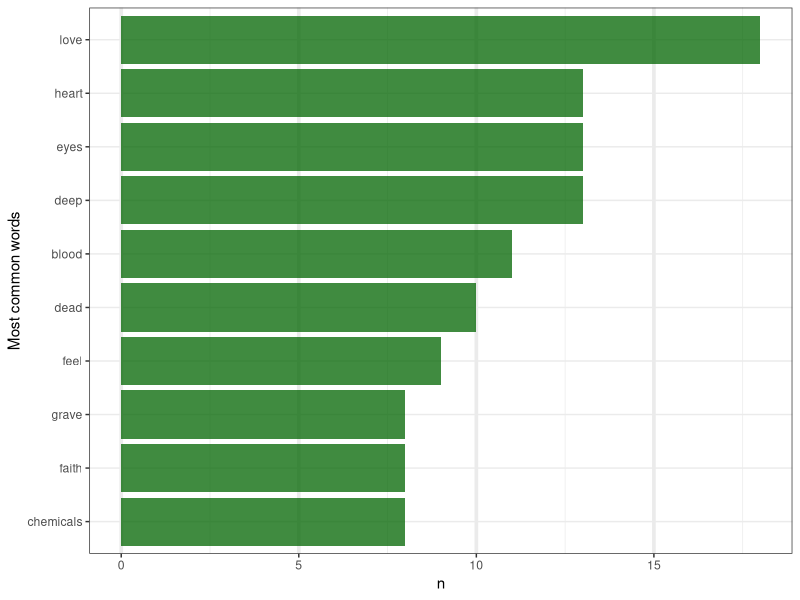
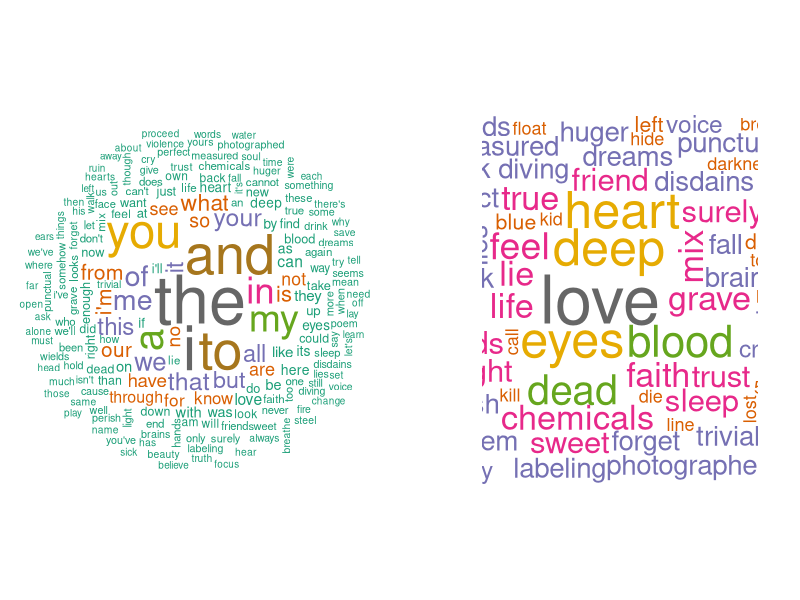
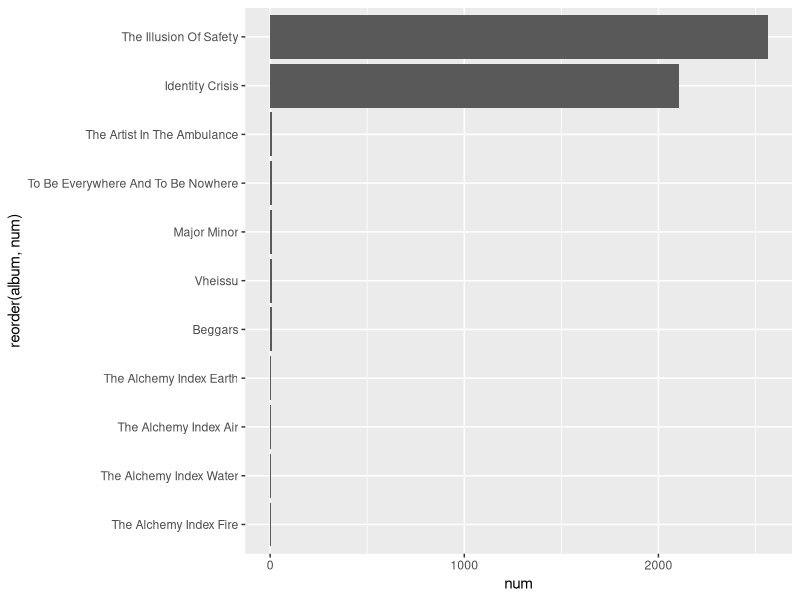
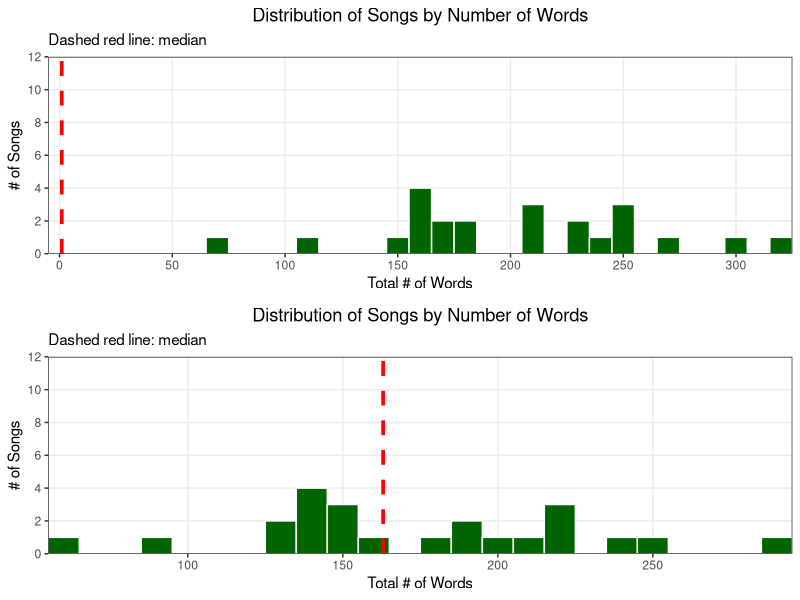
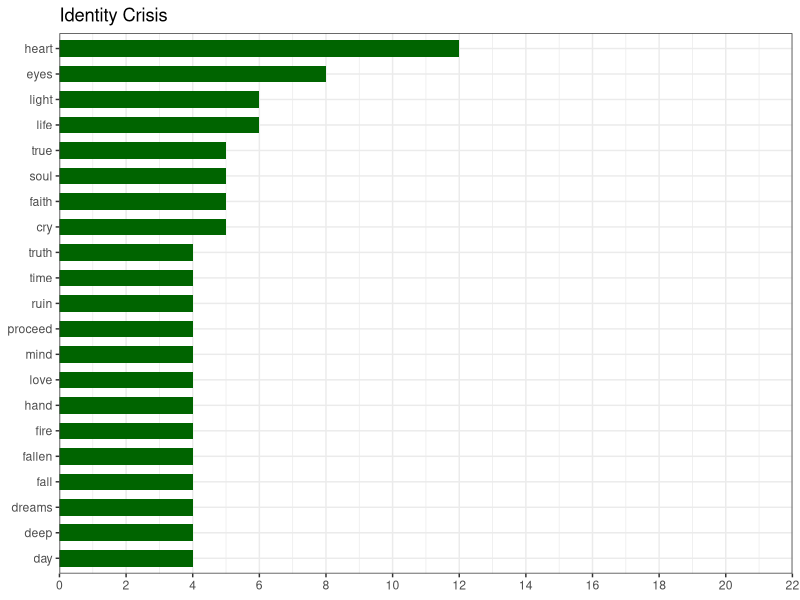
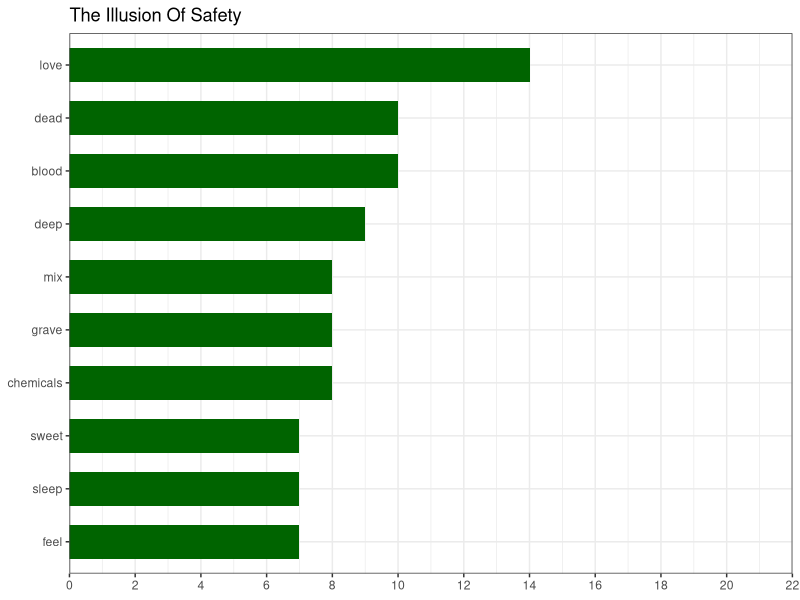

Recreate these plots in R, in order. (Note: this script raises an error after producing the figures.)
# Packages:
library(tidyverse)
library(tidytext)
library(lubridate)
library(stringr)

library(gplots)
library(ggrepel)
library(scales)
library(gridExtra)

# load dataset ------------------------------------------------------------

df <- read.csv('thrice.df.csv', header=TRUE, stringsAsFactors = FALSE)

df <- df %>% 
       mutate(album = factor(album, levels = unique(album)),
              length = ms(length),
              lengthS = seconds(length))

glimpse(df)
# both length and lengthS are now Period/S4 variables!
# album is a factor!


# Lyrics analysis ---------------------------------------------------------

df <- df %>%
  mutate(numLines = str_count(lyrics, '<br>') + 1,       # num of lines per song
         numWord = str_count(lyrics, ' ') + 1)           # num of words per song
     
# how accurate are the numLines and numWord counts?
# comparison when unnest lyrics by line and word in later section of this article!

# lyrics separated by line, "<br>" tag
# uninterested in looking at line counts so split into lines on each <br> tag 
# and then unnest each word from each "line" of lyrics

wordToken <-  df %>%
  unnest_tokens(line, lyrics, token = stringr::str_split, pattern = ' <br>') %>%   # take out <br> tags
  unnest_tokens(word, line) %>% 
  mutate(wordCount = row_number()) %>%    # count of words in order of line, song, album
  select(-numLines, -numWord)             # take out numLines and numWord, can calculate independtly later

glimpse(wordToken)
# uncleaned unigrams containing all 'stop words' such as 'I', 'you', 'we', 'very', etc. etc.


countWord <- wordToken %>% count(word, sort=TRUE)
countWord  %>% head(10)
# 'the' is most common....

# Include stop_words ------------------------------------------------------

data("stop_words")
stop_words         # data base of 'stop words' to clean unigrams.

stop_words %>% head(5)

wordToken2 <- wordToken %>% 
  anti_join(stop_words) %>%                 
  # use anti-join to take out words in wordToken that appear in stop_words
  select(-wordCount) %>%     # won't need wordCount
  arrange(ID)  # or track_num essentially same thing

countWord2 <- wordToken2 %>% count(word, sort=TRUE)

countWord2 %>% head(10)
# with no stop words, 'eyes', ''ll', ''ve', and 'love', 'light' are most common
# interesting in -light- of the fact that sentiment-score wise Thrice songs are overtly negative...
# we'll see more of that in Part 3

# graph of top words (no stop words) ####
countWord2 %>% head(10) %>% 
  ggplot(aes(reorder(word, n), n)) + 
  geom_bar(stat = "identity", fill = "darkgreen", alpha = 0.75) +
  xlab("Most common words") +
  coord_flip() +
  theme_bw() +
  theme(panel.grid.major.x = element_line(size = 1.25))

# WORD CLOUD (comparison stop vs. no-stop)   ####
library(wordcloud)
layout(matrix(c(1,2),1,2, byrow = TRUE))

wordcloud(words = countWord$word, freq = countWord$n, random.order = FALSE, max.words = 200, 
          colors = brewer.pal(8, "Dark2"), use.r.layout = TRUE)

# compare with wordcloud without stop_words!
wordcloud(countWord2$word, countWord2$n, random.order = FALSE, max.words = 200,
          colors = brewer.pal(8, "Dark2"), use.r.layout = TRUE)
# looks much better!


####    Explore dataset with dplyr verbs!   ####

# several ways to do this as shown in Part 1 using n_distinct() on `title`...
# the `n()` function specifically counts the # of obsv in the current group and can only be
# used inside summarize(), mutate(), and filter()
df %>% summarise(num_songs = n()) # 103 songs in total, as each row = 1 song

# another example of n(), usage in conjunction with group_by()
# songs per album (by order of # of songs desc) >>> did this in part 1
df %>% group_by(album) %>% 
  summarise(num_songs = n()) %>% 
  arrange(desc(num_songs)) 

# song with most # of lines
df %>% group_by(title) %>%
  select(title, numLines) %>% 
  arrange(desc(numLines)) %>% 
  head(10)

# album with most # of lines
df %>% group_by(album) %>% 
  summarize(lines = sum(numLines)) %>% 
  arrange(desc(lines))

# words per song?
df %>% group_by(title) %>% 
  select(title, album, numWord) %>% 
  arrange(desc(numWord))    
# - The Weight has the most words (all incl. stop words)... also includes <br> though...
# - need to use wordToken instead of wordToken2 as stop_words should be included for sum
wordToken %>% 
  select(title, word) %>% 
  group_by(title) %>% 
  summarize(num_word = n()) %>% 
  arrange(desc(num_word))

# words per album?
aggregate(df$numWord, by = list(df$album), FUN = sum) %>% 
  arrange(desc(x))   
# instrumentals still count the blank as 1, but insignificant.
# numWord by album
df %>% group_by(album) %>% 
  summarize(num = sum(numWord)) %>% 
  arrange(desc(num)) %>% 
  ggplot(aes(reorder(album, num), num)) + geom_bar(stat = "identity") + coord_flip()

wordToken %>% 
  select(album, word) %>% 
  group_by(album) %>% 
  summarize(num_word = n()) %>% 
  arrange(desc(num_word))

# using count of "word" in unnested wordToken 
# and original df "numWord" estimates similar enough...


# random stuff
df %>% 
  filter(album == "Vheissu") %>% 
  select(numWord) %>% 
  sum()

sum(str_count(df$lyrics, "<br>"))   # 2562 breaks in total

sum(str_count(df$lyrics, "light"))
wordToken$word[wordToken$word == "light"]

wordToken2 %>% 
  str_count("light") %>% 
  sum()
# number of times "light" appears in lyrics of song (desc. order)

df %>% 
  mutate(number = str_count(lyrics, pattern = "light")) %>% 
  select(title, album, number) %>% 
  arrange(desc(number)) %>% 
  head(15)

df %>% 
  filter(title == "The Weight") %>% 
  select(album, title, numWord, numLines)
# 421
wordToken %>% 
  filter(title == "The Weight") %>% 
  summarize(num_word = n())    # count rows, in this case: one row = one word
# 383

# most frequent word in each song ####
wordToken2 %>% 
  group_by(title) %>% 
  count(word) %>% 
  arrange(desc(n))

# "I'll" in Black Honey >>> song about
# "image" and "invisible" in "Image of the Invisible" >>> given as shouted out during the chorus numerous
# times in the song... To consider: skewed toward phrases repeated in chorus!

# WordsPerNoStop
df %>%
  mutate(lyrics = str_replace_all(lyrics, '\'', ' ')) %>%
  unnest_tokens(line, lyrics, token = stringr::str_split, pattern = ' <br>') %>% 
  unnest_tokens(word, line) %>%
  anti_join(stop_words) %>%           # filter stop words
  group_by(title) %>% 
  summarize(wordcounts = n()) %>% 
  arrange(desc(wordcounts))

# Distribution of Songs by # of Words     same as above^ but not as accurate?
medianWord <- median(df$numWord)
one <- df %>% 
  ggplot(., aes(x = numWord)) +
  geom_histogram(binwidth = 10,
                 color = 'white',
                 fill = 'darkgreen') +
  geom_vline(aes(xintercept = medianWord), colour = "red", linetype = "dashed", size = 1.25) +
  scale_y_continuous(breaks = pretty_breaks(), expand = c(0, 0), limits = c(0, 12)) +
  scale_x_continuous(breaks = pretty_breaks(), expand = c(0, 0)) +
  xlab('Total # of Words') +
  ylab('# of Songs') +
  labs(title = 'Distribution of Songs by Number of Words', 
       subtitle = 'Dashed red line: median') + 
  theme_bw() +
  theme(panel.grid.minor = element_blank(), 
        plot.title = element_text(hjust = 0.5))

# WordsPerSong
WordsPerSong <- wordToken %>%      # NOT filter stop words (included in the lyrics for the total count)
  group_by(title) %>% 
  summarize(wordcounts = n()) %>%    #
  arrange(desc(wordcounts))

# Histogram of Word counts (per Song)   >>>> same as in uni-bi-tri section...
two <- WordsPerSong %>% 
  ggplot(aes(x = wordcounts)) + 
  geom_histogram(binwidth = 10, color = "white", fill = "darkgreen") +
  geom_vline(xintercept = median(WordsPerSong$wordcounts), color = "red", linetype = "dashed", size = 1.25) +
  scale_y_continuous(breaks = pretty_breaks(), expand = c(0, 0), limits = c(0, 12)) +
  scale_x_continuous(breaks = pretty_breaks(), expand = c(0, 0)) +
  xlab('Total # of Words') +
  ylab('# of Songs') +
  labs(title = 'Distribution of Songs by Number of Words', 
       subtitle = 'Dashed red line: median') + 
  theme_bw() +
  theme(panel.grid.minor = element_blank(), 
        plot.title = element_text(hjust = 0.5))

# compare accuracy of numWord method used...
grid.arrange(one, two)
# crucial difference: WordsPerSong filter out instrumentals all together!
# df includes instrumentals and has counted as 1

# most frequent unigrams per album: ####
# nested on albums!

word_count_nested <- wordToken2 %>% 
  group_by(album, word) %>% 
  summarize(count = n()) %>% 
  top_n(10) %>% 
  arrange(album, desc(count)) %>% 
  nest() 

word_count_nested$data

word_count_nested$data[[1]]

library(scales)
word_count_nested <- word_count_nested %>% 
  mutate(plot = map2(data, album, 
                     ~ggplot(data = .x) +
           geom_bar(aes(reorder(word, count), count), 
                    stat = "identity", fill = "darkgreen", width = 0.65) +
           scale_y_continuous(breaks = pretty_breaks(10), limits = c(0, 22), expand = c(0, 0)) +
           ggtitle(.y) +
           labs(x = NULL, y = NULL) +
           coord_flip() +  
           theme_bw()
           ))

glimpse(word_count_nested)
# can now see that column "data" is a list holds the top 10 words for each album (row)
# "plot" column is a list that holds the plot for each album (row)

# by selecting the specific element within the list, we can extract the plot for a certain album
word_count_nested$plot[[1]]
word_count_nested$plot[[2]]
word_count_nested$plot[[9]]
word_count_nested$plot[[11]]

word_count_nested %>% 
  unnest(data) %>%                   # take data out from list
  ggplot(aes(x = word, y = count)) +
  geom_bar(stat = "identity") +
  facet_grid(.~album)
# won't work with facetting

# save all plots in as one list
nested_plots <- word_count_nested$plot

glimpse(nested_plots)[[1]]
str(nested_plots, list.len = 2, max.level = 2)

# base R method with do.call() function:
do.call(grid.arrange, c(word_count_nested$plot, ncol = 3))

# how tf do i get this to work with purrr? lol.
map(c(unlist(nested_plots), grid.arrange, ncol = 3))
map(nested_plots, grid.arrange)
map(nested_plots, grid.arrange, ncol = 3, nrow = 5)

# works very easily with cowplot::plot_grid() function!
# call list of ggplots (per album) with plotlist = __ then specify # of columns/rows/etc...
library(cowplot)
plot_grid(plotlist = nested_plots, ncol = 3)

# save plot of most frequent word (for each album) individually now! ####
# apply the function ggsave() so that it iteratively saves the plot for each album!
map2(paste0(word_count_nested$album, ".pdf"), word_count_nested$plot, ggsave)
